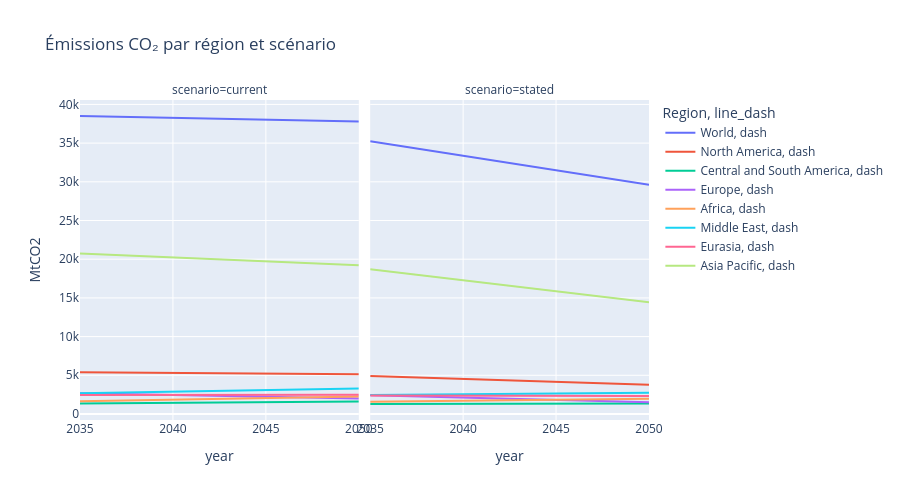

The code cell stored with this chart in its notebook:
### Markdown cell above
## Vérification régions/scénarios (optionnel)

### Code cell
reg = pd.read_excel(root_pre / 'total_co2_emissions.xlsx')
reg_long = reg.melt(id_vars='Region', var_name='horizon', value_name='MtCO2')
reg_long[['year','scenario']] = reg_long['horizon'].str.extract(r'(\d{4})_(.*)')
reg_long = reg_long.dropna(subset=['year'])
reg_long['year'] = reg_long['year'].astype(int)
reg_long['scenario'] = reg_long['scenario'].fillna('historical').str.lower()
reg_long['line_dash'] = np.where(reg_long['year']>2025, 'dash', 'solid')
fig = px.line(reg_long, x='year', y='MtCO2', color='Region', line_dash='line_dash', facet_col='scenario', facet_col_wrap=2,
              title='Émissions CO₂ par région et scénario')
fig.update_layout(height=500)
fig.show()

### Figure 1 — Plotly figure (JSON) as saved in the notebook; plotly's stock layout.template omitted (floating-point values rounded to 4 significant figures)
{"data": [{"hovertemplate": "Region=World<br>line_dash=dash<br>scenario=current<br>year=%{x}<br>MtCO2=%{y}<extra></extra>", "legendgroup": "World, dash", "line": {"color": "#636efa", "dash": "solid"}, "marker": {"symbol": "circle"}, "mode": "lines", "name": "World, dash", "orientation": "v", "showlegend": true, "type": "scatter", "x": [2035, 2050], "xaxis": "x", "y": [38503, 37779], "yaxis": "y"}, {"hovertemplate": "Region=World<br>line_dash=dash<br>scenario=stated<br>year=%{x}<br>MtCO2=%{y}<extra></extra>", "legendgroup": "World, dash", "line": {"color": "#636efa", "dash": "solid"}, "marker": {"symbol": "circle"}, "mode": "lines", "name": "World, dash", "orientation": "v", "showlegend": false, "type": "scatter", "x": [2035, 2050], "xaxis": "x2", "y": [35244, 29629], "yaxis": "y2"}, {"hovertemplate": "Region=North America<br>line_dash=dash<br>scenario=current<br>year=%{x}<br>MtCO2=%{y}<extra></extra>", "legendgroup": "North America, dash", "line": {"color": "#EF553B", "dash": "solid"}, "marker": {"symbol": "circle"}, "mode": "lines", "name": "North America, dash", "orientation": "v", "showlegend": true, "type": "scatter", "x": [2035, 2050], "xaxis": "x", "y": [5395, 5133], "yaxis": "y"}, {"hovertemplate": "Region=North America<br>line_dash=dash<br>scenario=stated<br>year=%{x}<br>MtCO2=%{y}<extra></extra>", "legendgroup": "North America, dash", "line": {"color": "#EF553B", "dash": "solid"}, "marker": {"symbol": "circle"}, "mode": "lines", "name": "North America, dash", "orientation": "v", "showlegend": false, "type": "scatter", "x": [2035, 2050], "xaxis": "x2", "y": [4916, 3782], "yaxis": "y2"}, {"hovertemplate": "Region=Central and South America<br>line_dash=dash<br>scenario=current<br>year=%{x}<br>MtCO2=%{y}<extra></extra>", "legendgroup": "Central and South America, dash", "line": {"color": "#00cc96", "dash": "solid"}, "marker": {"symbol": "circle"}, "mode": "lines", "name": "Central and South America, dash", "orientation": "v", "showlegend": true, "type": "scatter", "x": [2035, 2050], "xaxis": "x", "y": [1358, 1612], "yaxis": "y"}, {"hovertemplate": "Region=Central and South America<br>line_dash=dash<br>scenario=stated<br>year=%{x}<br>MtCO2=%{y}<extra></extra>", "legendgroup": "Central and South America, dash", "line": {"color": "#00cc96", "dash": "solid"}, "marker": {"symbol": "circle"}, "mode": "lines", "name": "Central and South America, dash", "orientation": "v", "showlegend": false, "type": "scatter", "x": [2035, 2050], "xaxis": "x2", "y": [1290, 1356], "yaxis": "y2"}, {"hovertemplate": "Region=Europe<br>line_dash=dash<br>scenario=current<br>year=%{x}<br>MtCO2=%{y}<extra></extra>", "legendgroup": "Europe, dash", "line": {"color": "#ab63fa", "dash": "solid"}, "marker": {"symbol": "circle"}, "mode": "lines", "name": "Europe, dash", "orientation": "v", "showlegend": true, "type": "scatter", "x": [2035, 2050], "xaxis": "x", "y": [2693, 2014], "yaxis": "y"}, {"hovertemplate": "Region=Europe<br>line_dash=dash<br>scenario=stated<br>year=%{x}<br>MtCO2=%{y}<extra></extra>", "legendgroup": "Europe, dash", "line": {"color": "#ab63fa", "dash": "solid"}, "marker": {"symbol": "circle"}, "mode": "lines", "name": "Europe, dash", "orientation": "v", "showlegend": false, "type": "scatter", "x": [2035, 2050], "xaxis": "x2", "y": [2423, 1518], "yaxis": "y2"}, {"hovertemplate": "Region=Africa<br>line_dash=dash<br>scenario=current<br>year=%{x}<br>MtCO2=%{y}<extra></extra>", "legendgroup": "Africa, dash", "line": {"color": "#FFA15A", "dash": "solid"}, "marker": {"symbol": "circle"}, "mode": "lines", "name": "Africa, dash", "orientation": "v", "showlegend": true, "type": "scatter", "x": [2035, 2050], "xaxis": "x", "y": [1658, 2244], "yaxis": "y"}, {"hovertemplate": "Region=Africa<br>line_dash=dash<br>scenario=stated<br>year=%{x}<br>MtCO2=%{y}<extra></extra>", "legendgroup": "Africa, dash", "line": {"color": "#FFA15A", "dash": "solid"}, "marker": {"symbol": "circle"}, "mode": "lines", "name": "Africa, dash", "orientation": "v", "showlegend": false, "type": "scatter", "x": [2035, 2050], "xaxis": "x2", "y": [1573, 1961], "yaxis": "y2"}, {"hovertemplate": "Region=Middle East<br>line_dash=dash<br>scenario=current<br>year=%{x}<br>MtCO2=%{y}<extra></extra>", "legendgroup": "Middle East, dash", "line": {"color": "#19d3f3", "dash": "solid"}, "marker": {"symbol": "circle"}, "mode": "lines", "name": "Middle East, dash", "orientation": "v", "showlegend": true, "type": "scatter", "x": [2035, 2050], "xaxis": "x", "y": [2673, 3302], "yaxis": "y"}, {"hovertemplate": "Region=Middle East<br>line_dash=dash<br>scenario=stated<br>year=%{x}<br>MtCO2=%{y}<extra></extra>", "legendgroup": "Middle East, dash", "line": {"color": "#19d3f3", "dash": "solid"}, "marker": {"symbol": "circle"}, "mode": "lines", "name": "Middle East, dash", "orientation": "v", "showlegend": false, "type": "scatter", "x": [2035, 2050], "xaxis": "x2", "y": [2466, 2736], "yaxis": "y2"}, {"hovertemplate": "Region=Eurasia<br>line_dash=dash<br>scenario=current<br>year=%{x}<br>MtCO2=%{y}<extra></extra>", "legendgroup": "Eurasia, dash", "line": {"color": "#FF6692", "dash": "solid"}, "marker": {"symbol": "circle"}, "mode": "lines", "name": "Eurasia, dash", "orientation": "v", "showlegend": true, "type": "scatter", "x": [2035, 2050], "xaxis": "x", "y": [2454, 2493], "yaxis": "y"}, {"hovertemplate": "Region=Eurasia<br>line_dash=dash<br>scenario=stated<br>year=%{x}<br>MtCO2=%{y}<extra></extra>", "legendgroup": "Eurasia, dash", "line": {"color": "#FF6692", "dash": "solid"}, "marker": {"symbol": "circle"}, "mode": "lines", "name": "Eurasia, dash", "orientation": "v", "showlegend": false, "type": "scatter", "x": [2035, 2050], "xaxis": "x2", "y": [2378, 2320], "yaxis": "y2"}, {"hovertemplate": "Region=Asia Pacific<br>line_dash=dash<br>scenario=current<br>year=%{x}<br>MtCO2=%{y}<extra></extra>", "legendgroup": "Asia Pacific, dash", "line": {"color": "#B6E880", "dash": "solid"}, "marker": {"symbol": "circle"}, "mode": "lines", "name": "Asia Pacific, dash", "orientation": "v", "showlegend": true, "type": "scatter", "x": [2035, 2050], "xaxis": "x", "y": [20730, 19220], "yaxis": "y"}, {"hovertemplate": "Region=Asia Pacific<br>line_dash=dash<br>scenario=stated<br>year=%{x}<br>MtCO2=%{y}<extra></extra>", "legendgroup": "Asia Pacific, dash", "line": {"color": "#B6E880", "dash": "solid"}, "marker": {"symbol": "circle"}, "mode": "lines", "name": "Asia Pacific, dash", "orientation": "v", "showlegend": false, "type": "scatter", "x": [2035, 2050], "xaxis": "x2", "y": [18712, 14438], "yaxis": "y2"}], "layout": {"annotations": [{"font": {}, "showarrow": false, "text": "scenario=current", "x": 0.245, "xanchor": "center", "xref": "paper", "y": 1, "yanchor": "bottom", "yref": "paper"}, {"font": {}, "showarrow": false, "text": "scenario=stated", "x": 0.755, "xanchor": "center", "xref": "paper", "y": 1, "yanchor": "bottom", "yref": "paper"}], "height": 500, "legend": {"title": {"text": "Region, line_dash"}, "tracegroupgap": 0}, "title": {"text": "Émissions CO₂ par région et scénario"}, "xaxis": {"anchor": "y", "domain": [0, 0.49], "title": {"text": "year"}}, "xaxis2": {"anchor": "y2", "domain": [0.51, 1], "matches": "x", "title": {"text": "year"}}, "yaxis": {"anchor": "x", "domain": [0, 1], "title": {"text": "MtCO2"}}, "yaxis2": {"anchor": "x2", "domain": [0, 1], "matches": "y", "showticklabels": false}}}
